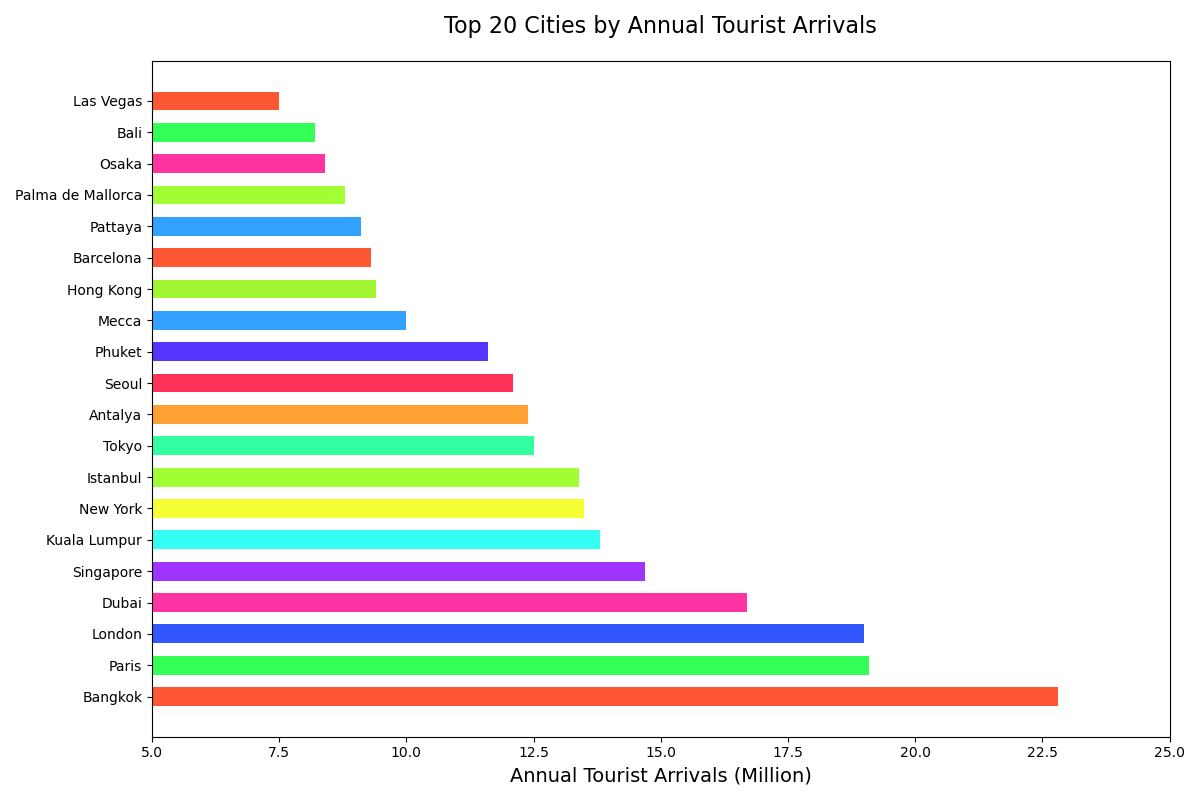

Source code (Python):

import matplotlib.pyplot as plt

cities = [
    "Bangkok", "Paris", "London", "Dubai", "Singapore", "Kuala Lumpur",
    "New York", "Istanbul", "Tokyo", "Antalya", "Seoul", "Phuket",
    "Mecca", "Hong Kong", "Barcelona", "Pattaya", "Palma de Mallorca",
    "Osaka", "Bali", "Las Vegas"
]
tourists = [
    22.8, 19.1, 19.0, 16.7, 14.7, 13.8, 13.5, 13.4, 12.5, 12.4, 12.1, 11.6,
    10.0, 9.4, 9.3, 9.1, 8.8, 8.4, 8.2, 7.5
]

plt.figure(figsize=(12, 8))
plt.barh(cities, tourists, color=[
    '#ff5733', '#33ff57', '#3357ff', '#ff33a1', '#a133ff', '#33fff5',
    '#f5ff33', '#a1ff33', '#33ffa1', '#ffa133', '#ff3357', '#5733ff',
    '#33a1ff', '#a1f533', '#ff5733', '#33a1ff', '#a1ff33', '#ff33a1',
    '#33ff57', '#ff5733'], height=0.6)

plt.xlabel('Annual Tourist Arrivals (Million)', fontsize=14)
plt.title('Top 20 Cities by Annual Tourist Arrivals', fontsize=16, pad=20)
plt.xlim(5, 25)
plt.tight_layout()
plt.show()
